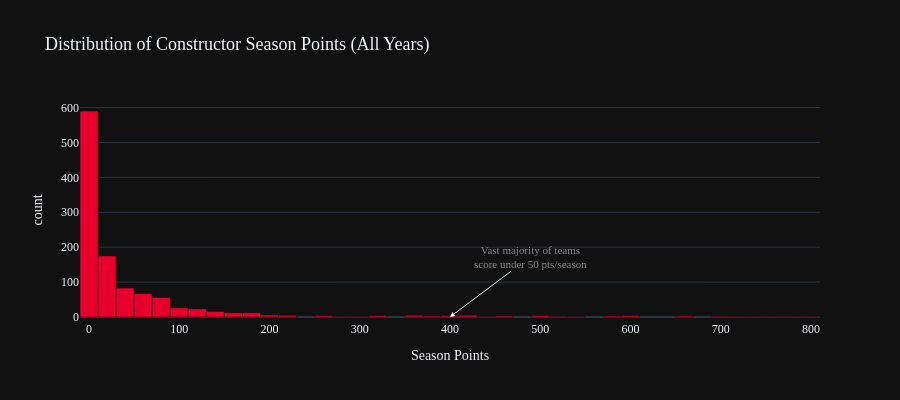

The code cell stored with this chart in its notebook:
### Markdown cell above
## 6. Points Distribution — The Long Tail

Most constructors score very few points in any given season. Only a handful of teams each year are truly competitive — the rest are making up the numbers.

### Code cell
fig = px.histogram(
    df, x='Points', nbins=60,
    title='Distribution of Constructor Season Points (All Years)',
    labels={'Points': 'Season Points', 'count': 'Frequency'},
    template='plotly_dark'
)
fig.update_traces(marker_color='#e8002d', marker_line_color='#0a0a0a', marker_line_width=0.5)
fig.update_layout(
    font=dict(family='DM Sans'), title_font_size=18, height=400,
    annotations=[dict(
        x=400, y=0, xref='x', yref='y',
        text='Vast majority of teams<br>score under 50 pts/season',
        showarrow=True, arrowhead=2, ax=80, ay=-60,
        font=dict(size=11, color='#888888')
    )]
)
fig.show()

### Figure 1 — Plotly figure (JSON) as saved in the notebook; plotly's stock layout.template omitted (floating-point values rounded to 4 significant figures; data arrays with more than 128 entries replaced by an {"elided": "..."} marker saying what was removed)
{"data": [{"bingroup": "x", "hovertemplate": "Season Points=%{x}<br>count=%{y}<extra></extra>", "legendgroup": "", "marker": {"color": "#e8002d", "line": {"color": "#0a0a0a", "width": 0.5}, "pattern": {"shape": ""}}, "name": "", "nbinsx": 60, "orientation": "v", "showlegend": false, "type": "histogram", "x": {"elided": "1126 float values"}, "xaxis": "x", "yaxis": "y"}], "layout": {"annotations": [{"arrowhead": 2, "ax": 80, "ay": -60, "font": {"color": "#888888", "size": 11}, "showarrow": true, "text": "Vast majority of teams<br>score under 50 pts/season", "x": 400, "xref": "x", "y": 0, "yref": "y"}], "barmode": "relative", "font": {"family": "DM Sans"}, "height": 400, "legend": {"tracegroupgap": 0}, "title": {"font": {"size": 18}, "text": "Distribution of Constructor Season Points (All Years)"}, "xaxis": {"anchor": "y", "domain": [0, 1], "title": {"text": "Season Points"}}, "yaxis": {"anchor": "x", "domain": [0, 1], "title": {"text": "count"}}}}
